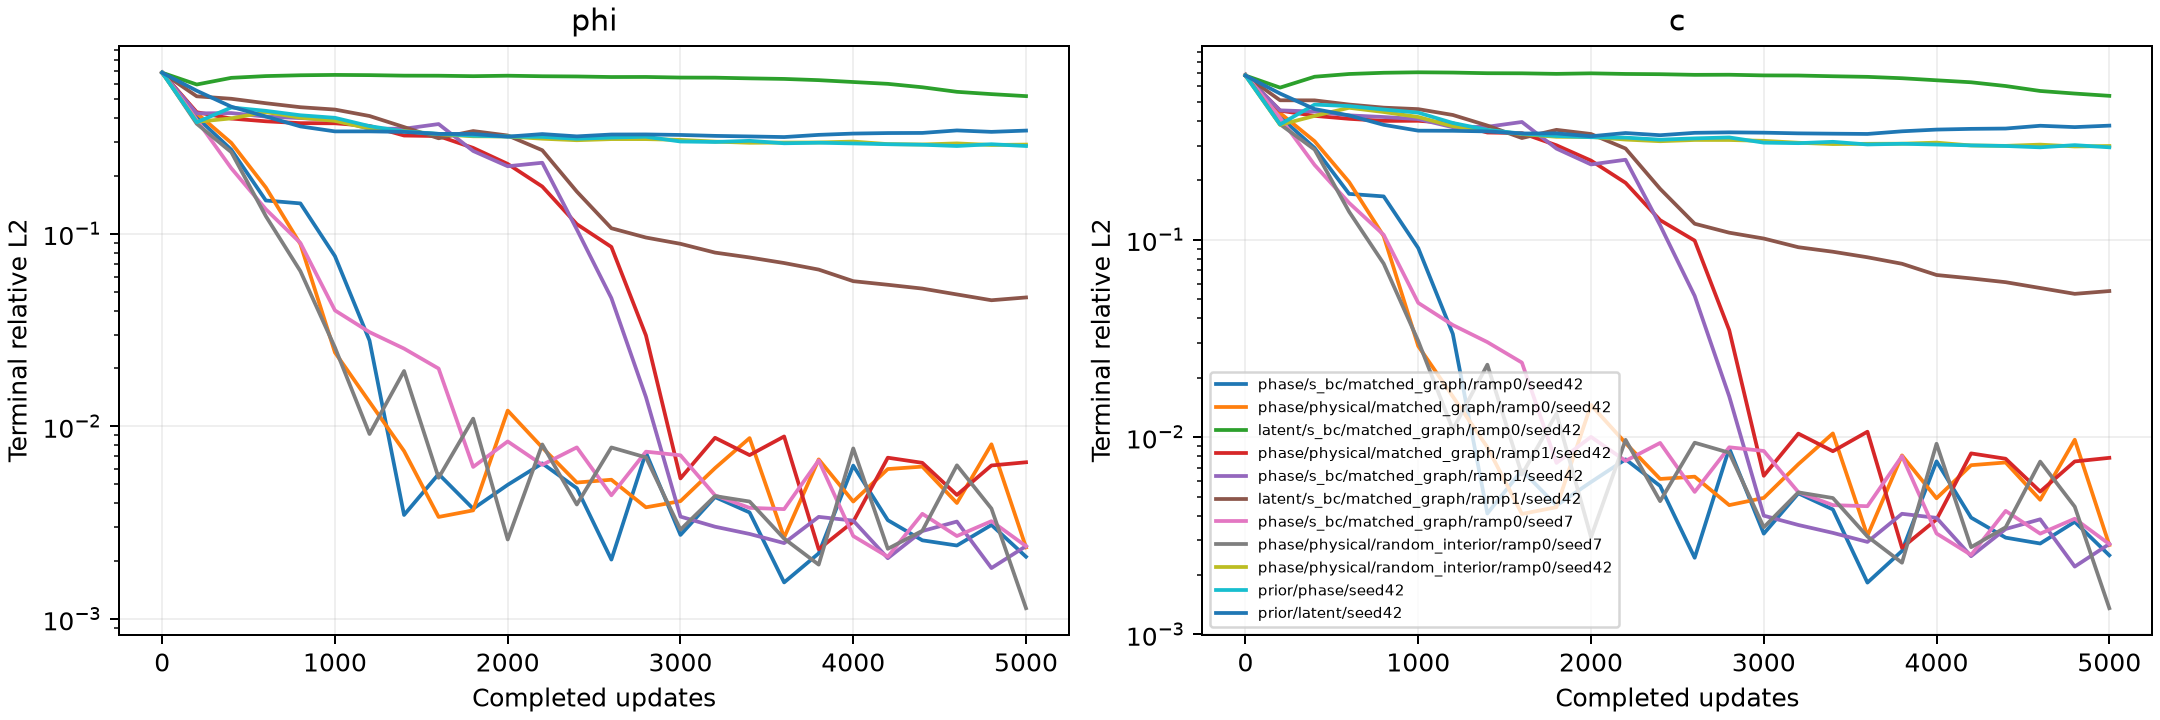

Source code (Python):
"""Independent saved-model field/topology/drive audit, CPU only."""
import argparse
import json
from pathlib import Path
import equinox as eqx
import jax
import jax.numpy as jnp
import matplotlib
matplotlib.use('Agg')
import matplotlib.pyplot as plt
from ml_collections import ConfigDict
import numpy as np
from scipy import sparse
from examples.corrosion2d import residual_experiment as r

OUT = Path(__file__).with_suffix('')
ROOT = Path('/root/autodl-tmp/tf-logs/electropolish2d')


def rel(a, b):
    if np.linalg.norm(b) <= 0:
        raise ValueError('Zero reference norm')
    return float(np.linalg.norm(a-b)/np.linalg.norm(b))


def rms(a):
    return float(np.sqrt(np.mean(a*a)))


def crossings(p):
    if np.any(p == .5):
        raise ValueError('Exact phi0.5 node requires explicit crossing treatment')
    n = ((p[..., :-1, :]-.5)*(p[..., 1:, :]-.5) < 0).sum(axis=-2)
    return [{str(int(k)): int(v) for k, v in zip(*np.unique(a, return_counts=True))} for a in n]


def flatten(d, prefix=''):
    out = {}
    for key, value in d.items():
        path = prefix + '.' + key if prefix else key
        if isinstance(value, dict):
            out.update(flatten(value, path))
        else:
            out[path] = value
    return out


def main(*, partial=False):
    global OUT
    if partial:
        OUT = OUT.with_name(OUT.name+'-partial')
    if jax.default_backend() != 'cpu':
        raise ValueError('Use JAX_PLATFORMS=cpu')
    records = json.loads(Path(__file__).with_name('electropolish-optimization-controls.json').read_text())
    assert (1 <= len(records) <= 6 if partial else len(records) == 6)
    assert all(v['returncode'] == 0 for v in records)
    # Explicit adapter for the fixed six-control manifest: all use nodal data.
    for record in records:
        assert 'initial_sampling' not in record and 'boundary_sampling' not in record
        record['initial_sampling'], record['boundary_sampling'] = 'matched_graph', 'matched_graph'
    validation = Path(__file__).with_name('electropolish-optimization-validation.json')
    if validation.exists() and not partial:
        extra = json.loads(validation.read_text())
        assert len(extra) == 3 and all(v['returncode'] == 0 for v in extra)
        records += extra
    runs = {f"{v['formulation']}/{v['data_loss_mode']}/{v['initial_sampling']}/ramp{int(v['time_ramp'])}/seed{v['seed']}": Path(v['path']) for v in records}
    assert len(runs) == len(records), 'Duplicate run labels'
    runs.update({f'prior/{form}/seed42': ROOT/f'20261024-residual-{form}-seed42' for form in ('phase', 'latent')})
    result = {'scope': 'Fixed matched graph, terminal/pooled physical fields plus independent raw-KKS q/graph Dq; all final5000 checkpoints',
              'partial': partial, 'new_completed_runs': len(records), 'runs': {}}
    predictions, histories, sources, initial_by_seed = {}, {}, {}, {}
    base_config = None
    for label, run in runs.items():
        c = ConfigDict(json.loads((run/'config.json').read_text()))
        summary = json.loads((run/'summary.json').read_text())
        assert summary['updates'] == 5000 and not summary['hard_initial_condition']
        assert c.nondim.T_c == 5 and c.train.lr_init == .001 and c.train.optimizer == 'soap'
        assert c.loss.ac_scale == c.loss.ch_scale == 1. and c.loss.stagger_steps == 0
        initial = (run/'model_initial.eqx').read_bytes()
        if c.train.seed not in initial_by_seed:
            initial_by_seed[c.train.seed] = initial
        else:
            assert initial == initial_by_seed[c.train.seed], label
        if not label.startswith('prior/'):
            config = flatten(c.to_dict())
            if base_config is None:
                base_config = config
            allowed = {'log.run_name', 'experiment.formulation', 'experiment.data_loss_mode',
                       'loss.t_ramp_steps', 'loss.t_ramp_early', 'loss.t_ramp_late', 'train.seed',
                       'experiment.initial_sampling', 'experiment.boundary_sampling'}
            assert set(config) == set(base_config)
            differences = [k for k in config if config[k] != base_config[k]]
            assert set(differences) <= allowed, differences
            assert summary['initial_training_nodes'] == (5151 if c.experiment.initial_sampling == 'matched_graph' else 2000)
            boundary_count = 101 if c.experiment.boundary_sampling == 'matched_graph' else 128
            assert summary['boundary_training_nodes'] == {'pit': boundary_count, 'solid': boundary_count}
            assert summary['activation_counts'] == {'ac_only': 0, 'ch_only': 0, 'joint': 5000}
            assert summary['xla_flags'] == '--xla_gpu_deterministic_ops=true'
            assert summary['time_sampling']['last_update_max'] == 1.
            assert summary['time_sampling']['full_horizon_updates'] == (2000 if c.loss.t_ramp_steps else 5000)
            snapshot = {p: (run/'source'/p).read_bytes() for p in json.loads((run/'source/files.json').read_text())}
            if not sources:
                sources = snapshot
            else:
                assert sources == snapshot, 'Cohort source mismatch'
            assert (run/'ckpt_005000.eqx').read_bytes() == (run/'model_final.eqx').read_bytes()
        ref = r.load_reference(c)
        X, Y = ref['X'], ref['Y']
        n = X.size
        with np.load(run/'prediction.npz') as a:
            for name in ('X', 'Y', 'time'):
                np.testing.assert_array_equal(a[name], ref[name])
            p, conc = (a[name].astype(float) for name in ('phi', 'c'))
        fields = {}
        for name, a in (('phi', p), ('c', conc)):
            fields['terminal_rel_l2_'+name] = rel(a[-1], ref[name][-1])
            fields['pooled_rel_l2_'+name] = rel(a, ref[name])
            fields['rel_l2_by_time_'+name] = [rel(a[i], ref[name][i]) for i in range(len(a))]
            for key in ('terminal_rel_l2_'+name, 'pooled_rel_l2_'+name, 'rel_l2_by_time_'+name):
                np.testing.assert_allclose(fields[key], summary['final_metrics'][key], rtol=1e-12)
        points = np.stack([X.ravel(), Y.ravel()], axis=-1)
        zero, one, _ = r.boundary_values(c, points)
        free = ~(zero|one)
        row, col, weight = (ref[k] for k in ('graph_row', 'graph_col', 'graph_weight'))
        matrix = sparse.diags(np.bincount(row, weights=weight, minlength=n)) - sparse.csr_matrix((weight, (row, col)), shape=(n, n))
        net = eqx.tree_deserialise_leaves(run/'model_final.eqx', r.build_model(c, jax.random.split(jax.random.PRNGKey(c.train.seed))[0]))
        x = jnp.asarray(points, dtype=jnp.float32)
        times = jnp.asarray(ref['time'], dtype=jnp.float32)

        @eqx.filter_jit
        def evaluate(m):
            raw = jax.vmap(lambda t: jax.vmap(m.net, in_axes=(0, None))(x, t))(times)
            _, ft = jax.jvp(lambda ts: jax.vmap(lambda t: jax.vmap(m, in_axes=(0, None))(x, t))(ts),
                           (jnp.ones(1),), (jnp.ones(1),))
            return raw, m.constraint(raw), ft[0, :, 1]

        raw, replay, ct = (np.asarray(a) for a in evaluate(net))
        saved = np.stack([p, conc], axis=-1).reshape(replay.shape)
        max_replay = float(np.max(np.abs(replay-saved)))
        np.testing.assert_allclose(replay, saved, atol=5e-6, rtol=0)
        dc, cle = r.nondim(c)[-2:]
        rp, rc = (ref[name].reshape(21, n) for name in ('phi', 'c'))
        rq = rc-dc*(3*rp**2-2*rp**3)-cle
        q = cle*.5*(np.tanh(raw[..., 1].astype(float))-1)
        dq, rdq = (matrix @ q[-1]), (matrix @ rq[-1])
        transport = {'terminal_q_rel_l2_free': rel(q[-1, free], rq[-1, free]),
                     'pooled_q_rel_l2_free': rel(q[:, free], rq[:, free]),
                     'terminal_Dq_rel_l2_free': rel(dq[free], rdq[free]),
                     'stable_CH_rms_free': rms((ct+r.nondim(c)[0]*dq)[free]),
                     'terminal_ct_rel_l2_free': rel(ct[free], -r.nondim(c)[0]*rdq[free]),
                     'reference_terminal_ct_rms_free': rms(-r.nondim(c)[0]*rdq[free]),
                     'initial_q_rmse_over_cle_free': rms((q[0]-rq[0])[free])/cle,
                     'top_s_rmse': rms(q[:, zero]/cle+1), 'bottom_s_rmse': rms(q[:, one]/cle),
                     'terminal_zero_cL_derivative_fraction': float(np.mean(np.asarray(jnp.tanh(jnp.asarray(raw[-1, :, 1])))**2 == 1))}
        history = [json.loads(line) for line in (run/'metrics.jsonl').read_text().splitlines()]
        late = [v for v in history if v['step'] >= 4000]
        result['runs'][label] = {'path': str(run), 'physical_metrics': fields, 'transport': transport,
                                'configuration_differences_from_new_base': None if label.startswith('prior/') else differences,
                                'crossings_by_time': crossings(p), 'reference_crossings_by_time': crossings(ref['phi']),
                                'cpu_replay_max_abs_difference': max_replay,
                                'late_terminal_phi_median': float(np.median([v['terminal_rel_l2_phi'] for v in late])),
                                'late_terminal_c_median': float(np.median([v['terminal_rel_l2_c'] for v in late]))}
        histories[label] = history
        predictions[label] = p
        print(label, json.dumps({'fields': {k:v for k,v in fields.items() if 'by_time' not in k}, 'transport':transport,
                                 'crossings': crossings(p)[-1]}), flush=True)
    result['all_new_sources_identical'] = True
    result['reference_path'] = str(c.experiment.reference_path)
    fig, axes = plt.subplots(1, 2, figsize=(12, 4), constrained_layout=True)
    for label, history in histories.items():
        for ax, name in zip(axes, ('phi', 'c')):
            ax.plot([v['step'] for v in history], [v['terminal_rel_l2_'+name] for v in history], label=label)
            ax.set(xlabel='Completed updates', ylabel='Terminal relative L2', title=name, yscale='log')
            ax.grid(alpha=.2)
    axes[-1].legend(fontsize=6)
    fig.savefig(str(OUT)+'.png', dpi=180)
    plt.close(fig)
    labels = list(runs)
    cols = 3
    rows = int(np.ceil((len(labels)+1)/cols))
    fig, axes = plt.subplots(rows, cols, figsize=(14, 2.6*rows), constrained_layout=True)
    for ax, label in zip(axes.ravel(), ['Reference']+labels):
        p = ref['phi'][-1] if label == 'Reference' else predictions[label][-1]
        im = ax.pcolormesh(X, Y, p, vmin=0, vmax=1, cmap='viridis', shading='nearest')
        ax.contour(X, Y, ref['phi'][-1], levels=[.5], colors='black', linestyles='--', linewidths=.8)
        if label != 'Reference':
            ax.contour(X, Y, p, levels=[.5], colors='#ee503f', linewidths=.8)
        ax.set(title=label.replace('/matched_graph','/nodes').replace('/random_interior','/random'), xlabel='x/Lc', ylabel='y/Lc', aspect='equal')
    for ax in axes.ravel()[len(labels)+1:]:
        ax.set_visible(False)
    fig.suptitle('Electropolish: final5000 fields at5 s; black dashed reference, red PINN')
    fig.colorbar(im, ax=axes.ravel().tolist(), shrink=.8, label='phi')
    fig.savefig(str(OUT)+'-fields.png', dpi=160)
    plt.close(fig)
    OUT.with_suffix('.json').write_text(json.dumps(result, indent=2, allow_nan=False)+'\n')


if __name__ == '__main__':
    parser = argparse.ArgumentParser(description=__doc__)
    parser.add_argument('--partial', action='store_true', help='Audit only completed initial controls; never substitute this for the final report')
    args = parser.parse_args()
    main(partial=args.partial)
